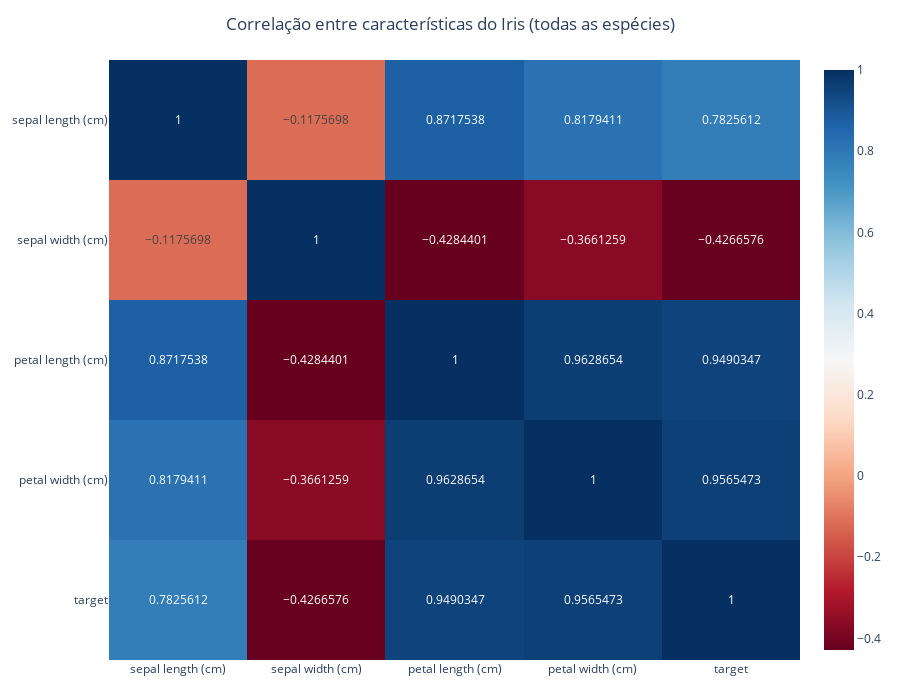

Notebook cell for this chart:
### Code cell
# Criar o heatmap usando plotly
fig = px.imshow(
    correlacao,
    text_auto=True,             # Mostra os valores das correlações
    aspect='auto',              # Autoajuste de proporção
    color_continuous_scale='RdBu',  # Escala de cores divergente para facilitar leitura
    title="Correlação entre características do Iris (todas as espécies)"
)

# Melhorar o layout
fig.update_layout(
    title_x=0.5,                 # Centraliza o título
    height=700,
    font=dict(size=12),
    margin=dict(l=40, r=40, t=60, b=40)
)

# Exibir o gráfico
fig.show()

### Figure 1 — Plotly figure (JSON) as saved in the notebook; plotly's stock layout.template omitted (floating-point values rounded to 4 significant figures)
{"data": [{"coloraxis": "coloraxis", "hovertemplate": "x: %{x}<br>y: %{y}<br>color: %{z}<extra></extra>", "name": "0", "texttemplate": "%{z}", "type": "heatmap", "x": ["sepal length (cm)", "sepal width (cm)", "petal length (cm)", "petal width (cm)", "target"], "xaxis": "x", "y": ["sepal length (cm)", "sepal width (cm)", "petal length (cm)", "petal width (cm)", "target"], "yaxis": "y", "z": [[1.0, -0.1176, 0.8718, 0.8179, 0.7826], [-0.1176, 1.0, -0.4284, -0.3661, -0.4267], [0.8718, -0.4284, 1.0, 0.9629, 0.949], [0.8179, -0.3661, 0.9629, 1.0, 0.9565], [0.7826, -0.4267, 0.949, 0.9565, 1.0]]}], "layout": {"coloraxis": {"colorscale": [[0, "rgb(103,0,31)"], [0.1, "rgb(178,24,43)"], [0.2, "rgb(214,96,77)"], [0.3, "rgb(244,165,130)"], [0.4, "rgb(253,219,199)"], [0.5, "rgb(247,247,247)"], [0.6, "rgb(209,229,240)"], [0.7, "rgb(146,197,222)"], [0.8, "rgb(67,147,195)"], [0.9, "rgb(33,102,172)"], [1, "rgb(5,48,97)"]]}, "font": {"size": 12}, "height": 700, "margin": {"b": 40, "l": 40, "r": 40, "t": 60}, "title": {"text": "Correlação entre características do Iris (todas as espécies)", "x": 0.5}, "xaxis": {"anchor": "y", "domain": [0, 1]}, "yaxis": {"anchor": "x", "autorange": "reversed", "domain": [0, 1]}}}
